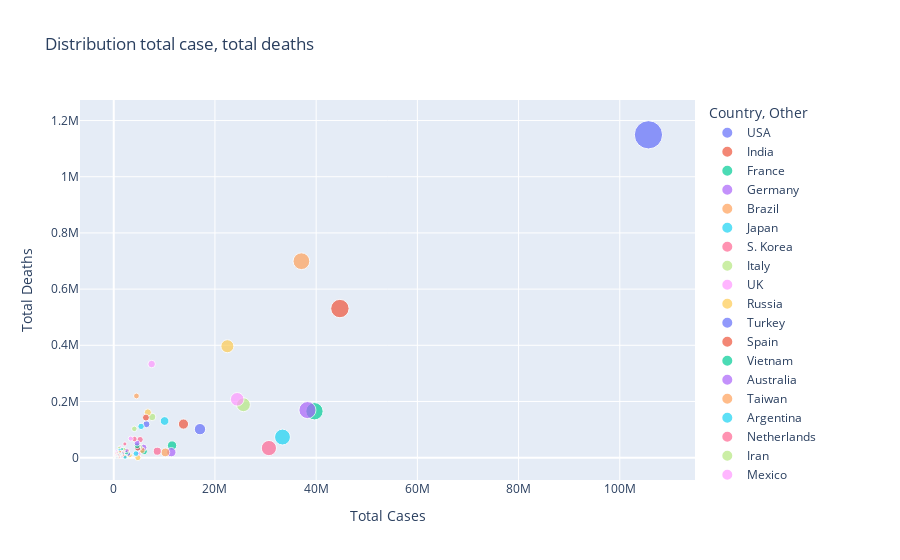

Write notebook code for a chart like this one.
### Markdown cell above
### Distribution total case, total deaths , total Recovered of countries

### Code cell
fig=px.scatter(df,x='Total Cases',y='Total Deaths', size='Total Cases',color='Country, Other', title=' Distribution total case, total deaths')
fig.show()
